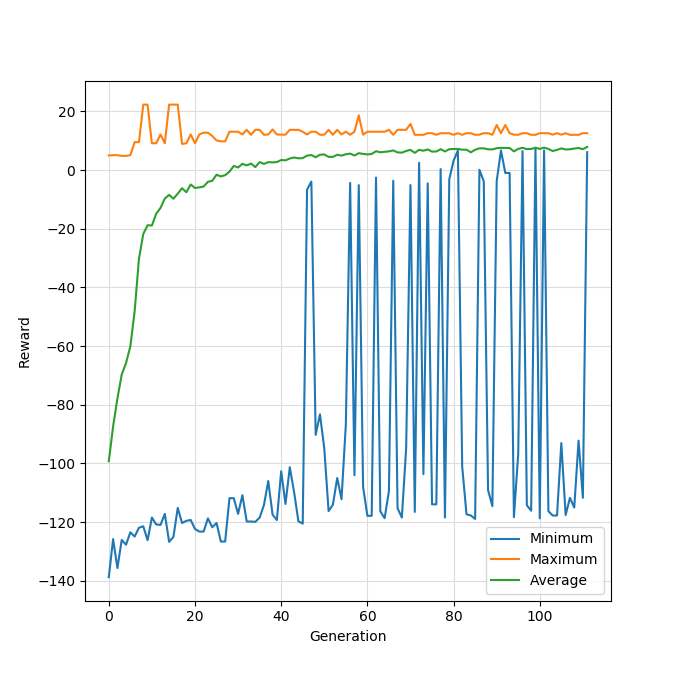

Python code for this plot:
from UMDAc.UMDAc import UMDAc
from activation.relu import relu
from activation.tanh import tanh
import matplotlib.pyplot as plt

import numpy as np
import gym

### HYPERPARAMETERS ###
LOG = True
LOG_FILENAME = 'bipedal.txt'

NET_SIZE = [40] 
ACTIVATION = relu

GENERATIONS = 400
GEN_SIZE = 300
N_SURV = 70
N_RAND_SURV = 30 

ENV_NAME = 'BipedalWalker-v2'

ITERATIONS = 1
MAX_STEPS = 400

LOG_NOTES = 'gensize:', str(GEN_SIZE),' , nsurv:', str(
    N_SURV), ' nrandsurv:', str(N_RAND_SURV)
 
## Environment initialization
env = gym.make(ENV_NAME)

## Initialize UMDAc
umdac = UMDAc(GEN_SIZE, NET_SIZE, ACTIVATION, 
              env, 
              max_steps=MAX_STEPS,
              iterations=ITERATIONS, 
              action_mode='raw',
              display_info=True)

## Reset training data loggers    
avg_reward_log = []
max_rewards = []
min_rewards = []
last_avg_reward = 0

for i in range(GENERATIONS):    
    ## Reset reward logger
    reward_log = []
    for name in umdac.gen:
        ## Load specimen
        specimen = umdac.gen[name]
        ## Tests specimen in environment
        t_reward = umdac.gym_evaluate(specimen, render=False)
        
        reward_log.append(t_reward)
        
        ## Update fitness value
        umdac.fitness[name] = t_reward
    
    ## Train, create new generation
    umdac.train(N_SURV, N_RAND_SURV)    

    ## Calculate and log average reward
    avg_reward = sum(reward_log) / len(reward_log)
    avg_reward_log.append(avg_reward)
    ## Log max reward
    max_rewards.append(max(reward_log))
    min_rewards.append(min(reward_log))

    ## Plot training info online
    plt.clf()

    plt.plot(range(len(min_rewards)), min_rewards,
             label='Minimum')
    plt.plot(range(len(max_rewards)), max_rewards,
             label='Maximum')
    plt.plot(range(len(avg_reward_log)), avg_reward_log, 
             label='Average')
    plt.grid(b=True, which='major', color='#DDDDDD', 
             linestyle='-')
    plt.legend()
    plt.xlabel('Generation')
    plt.ylabel('Reward')

    plt.draw()
    plt.pause(.00001)
    
    ## Save best specimen
    names = list(umdac.fitness.keys())
    f = list(umdac.fitness.values())
    b = names[f.index(max(f))] 
    umdac.save_specimen(umdac.gen[b], 'resultBIPEDAL.txt')
    ## Load specimen
    best = umdac.gen[b]
    ## Tests specimen in environment
    t_reward = umdac.gym_evaluate(best, render=True)

    ## Print some data during training
    print('generation ', i, '/', GENERATIONS,
          ', average reward: ', avg_reward)

umdac.env.close() ## Close environment 

## Save training data 
if LOG:
    f = open(LOG_FILENAME, 'w')
    f.write('Data order: avg, max, min. Notes: '+LOG_NOTES+'\n')
    f.write(str(avg_reward_log)+'\n')
    f.write(str((max_rewards))+'\n')
    f.write(str((min_rewards))+'\n')
    f.close()

print('Training finished!')

## Plot training data
plt.show()

## Select best specimen 
best = list(umdac.fitness.keys())[
list(umdac.fitness.values()).index(max(
umdac.fitness.values()))]

## Render best speciemens
print('')
print('-'*5, ' Rendering best specimen ', '-'*5)

umdac.iterations = 1

while 1:
    ## For each specimen
    specimen = umdac.gen[best]
    ## Tests specimen in environment
    t_reward = umdac.gym_evaluate(specimen,
                                 render=True)
    print('Total reward: ', t_reward) 
    ## Set random seed to random value
    umdac.seed = np.random.randint(254)
